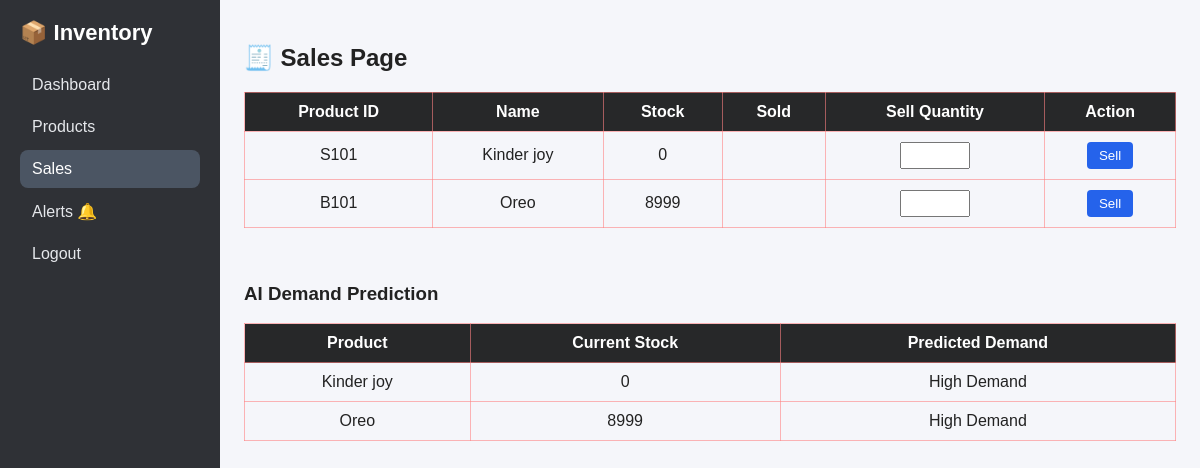
Before: /sales/ with the older database file.
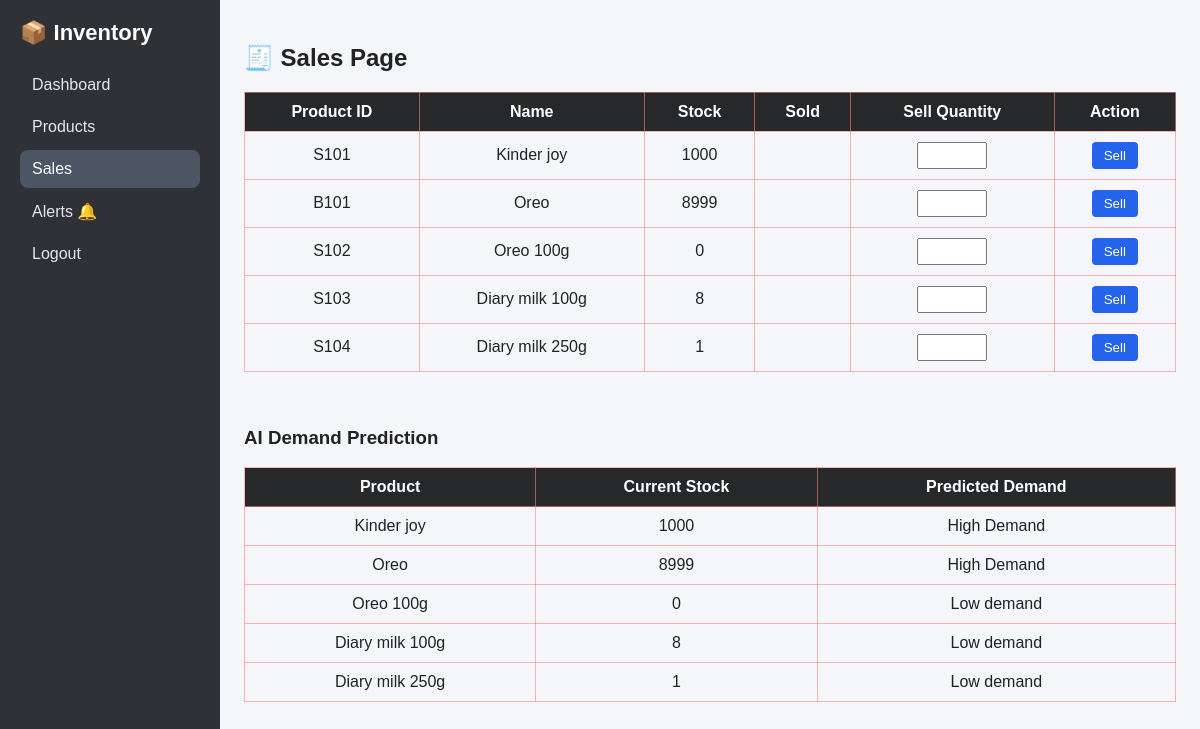
After: the same page with the newer database file.
### inventory/models.py (models this page shows, shortened)
class Product(models.Model):
    product_id = models.CharField(max_length=50, unique=True)
    name = models.CharField(max_length=100)
    stock = models.IntegerField(default=0)
    price = models.DecimalField(max_digits=10, decimal_places=2)
    barcode = models.CharField(
        max_length=100,
        unique=True,
        null=True,
        blank=True
    )

### inventory/views.py (the view, shortened to what this page needs)
# urls.py: path("sales/", sales_view, name="sales"),
def sales_view(request):
    products = Product.objects.all()
    predictions = []
    for product in products:
        predictions.append({
            "product": product.name,
            "stock": product.stock,
            "prediction": predict_demand(product)
        })
    return render(request, "inventory/sales.html", {
        "products": products,
        "predictions": predictions
    })

### inventory/ai_prediction.py (called while the page is built)
def predict_demand(product):
    sales = SalesHistory.objects.filter(product=product)
    if sales.count() < 2:
        return "Low demand"
    total_sold = sales.aggregate(total=Sum("quantity_sold"))["total"]
    avg_demand = total_sold // sales.count()
    if avg_demand >= 5:
        return "High Demand"
    elif avg_demand >= 3:
        return "Medium Demand"
    else:
        return "Low Demand"

### inventory/templates/inventory/sales.html (shortened to what this page needs)
{% extends "inventory/base.html" %}
{% block content %}
<h2>🧾 Sales Page</h2>
<table>
    <tr>
        <th>Product ID</th>
        <th>Name</th>
        <th>Stock</th>
        <th>Sold</th>
        <th>Sell Quantity</th>
        <th>Action</th>
    </tr>
    {% for product in products %}
    <tr>
        <td>{{ product.product_id }}</td>
        <td>{{ product.name }}</td>
        <td>{{ product.stock }}</td>
        <td>{{ product.sold_count }}</td>
        <td>
            <form id="sell-{{ product.id }}" method="POST">
                <input type="number" name="quantity" min="1" required>
            </form>
        </td>
        <td>
            <button type="submit" form="sell-{{ product.id }}">Sell</button>
        </td>
    </tr>
    {% endfor %}
</table>
<br><br>
<h3>AI Demand Prediction</h3>
<table>
    <tr>
        <th>Product</th>
        <th>Current Stock</th>
        <th>Predicted Demand</th>
    </tr>
    {% for p in predictions %}
    <tr>
        <td>{{ p.product }}</td>
        <td>{{ p.stock }}</td>
        <td>{{ p.prediction }}</td>
    </tr>
    {% endfor %}
</table>
{% endblock %}

### inventory/templates/inventory/base.html (shortened to what this page needs)
<!DOCTYPE html>
<html lang="en">
<head>
</head>
<body>
<div class="container">
    <div class="sidebar">
        <h2>📦 Inventory</h2>
        <a class="{% if request.path == '/dashboard/' %}active{% endif %}" href="{% url 'dashboard' %}">Dashboard</a>
        <a class="{% if request.path == '/products/' %}active{% endif %}" href="{% url 'products' %}">Products</a>
        <a class="{% if request.path == '/sales/' %}active{% endif %}" href="{% url 'sales' %}">Sales</a>
        <a class="{% if request.path == '/alerts/' %}active{% endif %}" href="{% url 'alerts' %}">Alerts 🔔</a>
        <a href="{% url 'logout' %}">Logout</a>
    </div>
    <div class="content">
        {% block content %}
        {% endblock %}
    </div>
</div>
</body>
</html>

### inventory/templates/inventory/base.html (style rules this page uses)
* { box-sizing: border-box; }
body { margin: 0; font-family: Arial, sans-serif; background: #f5f6fa; color: #222; }
.container { display: flex; min-height: 100vh; }
.sidebar { width: 220px; flex-shrink: 0; background: #2f3136; color: #fff; padding: 20px; }
.sidebar h2 { color: #fff; font-size: 22px; margin: 0 0 20px; }
.sidebar a { display: block; color: #e5e7eb; text-decoration: none; padding: 10px 12px; margin: 4px 0; border-radius: 8px; }
.sidebar a.active { background: #4b5563; color: #fff; }
.content { flex: 1; min-width: 0; padding: 24px; overflow-x: auto; }
table { width: 100%; border-collapse: collapse; }
th, td { padding: 10px; border: 1px solid #ff828295; text-align: center; }
th { background: #272829; color: #fff; }
button { padding: 6px 12px; background: #2563eb; color: #fff; border: none; border-radius: 4px; cursor: pointer; }
input { width: 70px; padding: 4px; }

Changed rows visible on the page:
changed Product "Kinder joy": stock "0" → "1000"
added Product: product_id "S102", name "Oreo 100g", stock "0", product "Oreo 100g"
added Product: product_id "S103", name "Diary milk 100g", stock "8", product "Diary milk 100g"
added Product: product_id "S104", name "Diary milk 250g", stock "1", product "Diary milk 250g"
Other visible differences:
new list line: "Kinder joy"
new list line: "1000 High Demand"
new list line: "0 Low demand"
new list line: "8 Low demand"
new list line: "1 Low demand"
list line gone: "Kinder joy"
list line gone: "0 High Demand"
